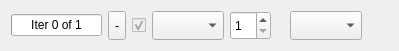
<?xml version="1.0" encoding="UTF-8"?>
<ui version="4.0">
 <class>LTRowWidget</class>
 <widget class="QWidget" name="LTRowWidget">
  <property name="geometry">
   <rect>
    <x>0</x>
    <y>0</y>
    <width>249</width>
    <height>51</height>
   </rect>
  </property>
  <property name="sizePolicy">
   <sizepolicy hsizetype="Minimum" vsizetype="Minimum">
    <horstretch>0</horstretch>
    <verstretch>0</verstretch>
   </sizepolicy>
  </property>
  <property name="windowTitle">
   <string>Form</string>
  </property>
  <layout class="QHBoxLayout" name="horizontalLayout">
   <item>
    <widget class="QProgressBar" name="progressBar">
     <property name="sizePolicy">
      <sizepolicy hsizetype="Minimum" vsizetype="Fixed">
       <horstretch>0</horstretch>
       <verstretch>0</verstretch>
      </sizepolicy>
     </property>
     <property name="maximum">
      <number>1</number>
     </property>
     <property name="value">
      <number>0</number>
     </property>
     <property name="alignment">
      <set>Qt::AlignCenter</set>
     </property>
     <property name="format">
      <string>Iter %v of %m</string>
     </property>
    </widget>
   </item>
   <item>
    <widget class="QToolButton" name="removeButton">
     <property name="sizePolicy">
      <sizepolicy hsizetype="Minimum" vsizetype="Minimum">
       <horstretch>0</horstretch>
       <verstretch>0</verstretch>
      </sizepolicy>
     </property>
     <property name="text">
      <string>-</string>
     </property>
    </widget>
   </item>
   <item>
    <widget class="QCheckBox" name="enableCheckBox">
     <property name="enabled">
      <bool>false</bool>
     </property>
     <property name="sizePolicy">
      <sizepolicy hsizetype="Minimum" vsizetype="Minimum">
       <horstretch>0</horstretch>
       <verstretch>0</verstretch>
      </sizepolicy>
     </property>
     <property name="layoutDirection">
      <enum>Qt::RightToLeft</enum>
     </property>
     <property name="text">
      <string/>
     </property>
     <property name="checked">
      <bool>true</bool>
     </property>
    </widget>
   </item>
   <item>
    <widget class="QComboBox" name="midiOutComboBox">
     <property name="sizePolicy">
      <sizepolicy hsizetype="Minimum" vsizetype="Minimum">
       <horstretch>0</horstretch>
       <verstretch>0</verstretch>
      </sizepolicy>
     </property>
    </widget>
   </item>
   <item>
    <widget class="QSpinBox" name="midiChannelSpinBox">
     <property name="enabled">
      <bool>true</bool>
     </property>
     <property name="sizePolicy">
      <sizepolicy hsizetype="Minimum" vsizetype="Minimum">
       <horstretch>0</horstretch>
       <verstretch>0</verstretch>
      </sizepolicy>
     </property>
     <property name="minimum">
      <number>1</number>
     </property>
     <property name="maximum">
      <number>16</number>
     </property>
    </widget>
   </item>
   <item>
    <widget class="QLabel" name="asioDriverLabel">
     <property name="sizePolicy">
      <sizepolicy hsizetype="Minimum" vsizetype="Minimum">
       <horstretch>0</horstretch>
       <verstretch>0</verstretch>
      </sizepolicy>
     </property>
     <property name="text">
      <string/>
     </property>
     <property name="alignment">
      <set>Qt::AlignRight|Qt::AlignTrailing|Qt::AlignVCenter</set>
     </property>
    </widget>
   </item>
   <item>
    <widget class="QComboBox" name="asioInputChannelComboBox">
     <property name="sizePolicy">
      <sizepolicy hsizetype="Minimum" vsizetype="Minimum">
       <horstretch>0</horstretch>
       <verstretch>0</verstretch>
      </sizepolicy>
     </property>
    </widget>
   </item>
   <item>
    <widget class="QLabel" name="midiLatencyLabel">
     <property name="sizePolicy">
      <sizepolicy hsizetype="Minimum" vsizetype="Minimum">
       <horstretch>0</horstretch>
       <verstretch>0</verstretch>
      </sizepolicy>
     </property>
     <property name="text">
      <string/>
     </property>
     <property name="alignment">
      <set>Qt::AlignRight|Qt::AlignTrailing|Qt::AlignVCenter</set>
     </property>
    </widget>
   </item>
   <item>
    <widget class="QLabel" name="totalLatencyLabel">
     <property name="sizePolicy">
      <sizepolicy hsizetype="Minimum" vsizetype="Minimum">
       <horstretch>0</horstretch>
       <verstretch>0</verstretch>
      </sizepolicy>
     </property>
     <property name="text">
      <string/>
     </property>
     <property name="alignment">
      <set>Qt::AlignRight|Qt::AlignTrailing|Qt::AlignVCenter</set>
     </property>
    </widget>
   </item>
  </layout>
 </widget>
 <resources/>
 <connections/>
</ui>
